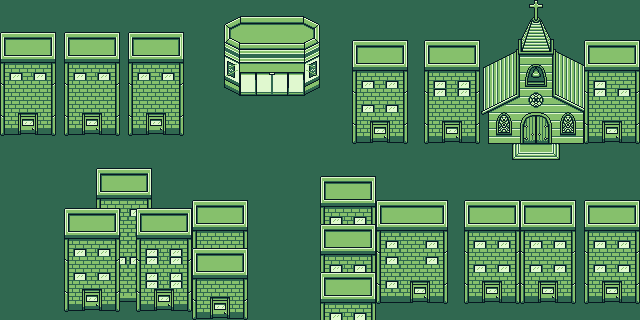

A level layout from a 2D game, rendered from its tile map. Below: a short description, then the map file with tile-grid data replaced by summaries:
An orthogonal 80x40 tile map with 8x8 px tiles, 2 tile layers (Tile Layer 1, buildings), 4 tilesets.

<map version="1.2" tiledversion="1.2.4" orientation="orthogonal" renderorder="right-down" width="80" height="40" tilewidth="8" tileheight="8" infinite="0" nextlayerid="5" nextobjectid="1">
 <tileset firstgid="1" source="ChurchFinal1.0.tsx" />
 <tileset firstgid="281" source="Sml_Appartment_Final.tsx" />
 <tileset firstgid="437" source="Store_Final.tsx" />
 <tileset firstgid="569" source="tiles2.tsx" />
 <layer id="3" name="Tile Layer 1" width="80" height="40">
  <data>[3200 cells, 3200 non-empty, 1 distinct tile ids]</data>
 </layer>
 <layer id="4" name="buildings" width="80" height="40">
  <data>[3200 cells, 1818 non-empty, 448 distinct tile ids]</data>
 </layer>
</map>
